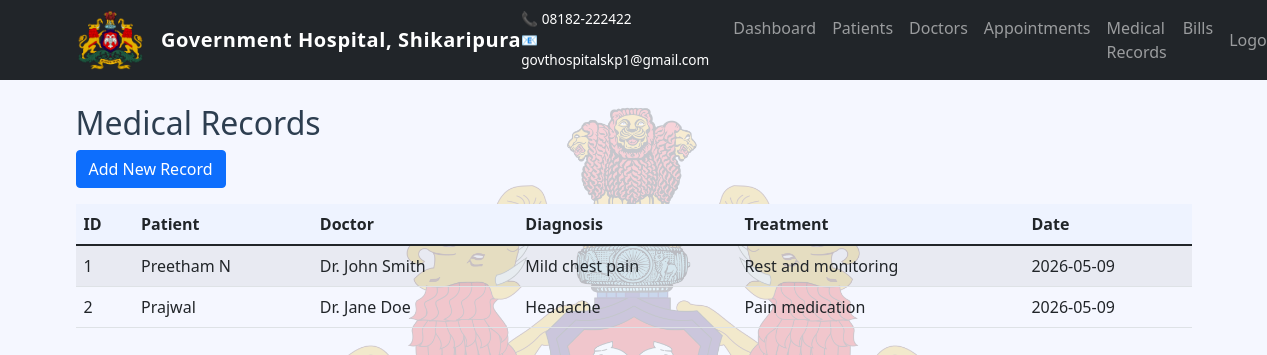
Page /medical_records (signed in) on the earlier database version.
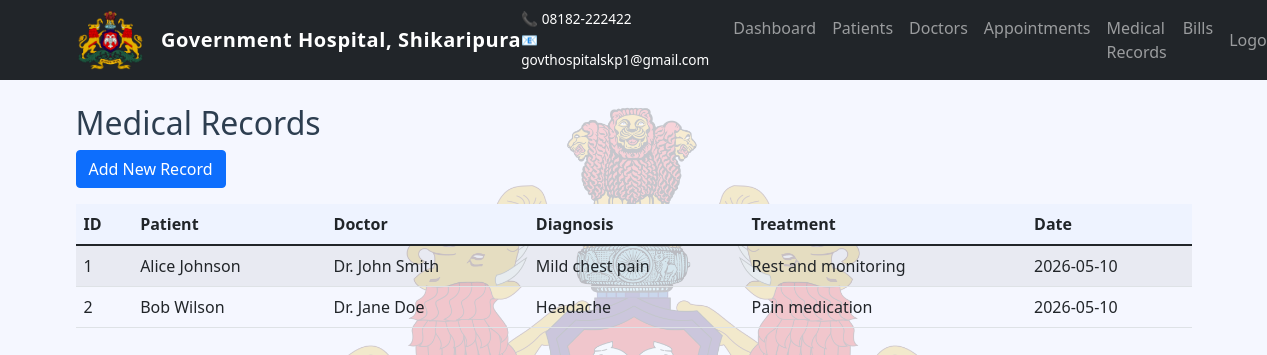
Same page on the later database version.
### app.py (models this page shows)
class MedicalRecord(db.Model):
    id = db.Column(db.Integer, primary_key=True)
    patient_id = db.Column(db.Integer, db.ForeignKey('patient.id'), nullable=False)
    doctor_id = db.Column(db.Integer, db.ForeignKey('doctor.id'), nullable=False)
    diagnosis = db.Column(db.Text, nullable=False)
    treatment = db.Column(db.Text, nullable=False)
    date = db.Column(db.DateTime, default=datetime.utcnow)
    patient = db.relationship('Patient', backref='medical_records')
    doctor = db.relationship('Doctor', backref='medical_records')

class Patient(db.Model):
    id = db.Column(db.Integer, primary_key=True)
    name = db.Column(db.String(150), nullable=False)
    age = db.Column(db.Integer, nullable=False)
    gender = db.Column(db.String(10), nullable=False)
    phone = db.Column(db.String(20), nullable=False)
    email = db.Column(db.String(150), unique=True, nullable=False)
    address = db.Column(db.Text, nullable=False)
    medical_history = db.Column(db.Text)

class Doctor(db.Model):
    id = db.Column(db.Integer, primary_key=True)
    name = db.Column(db.String(150), nullable=False)
    specialization = db.Column(db.String(100), nullable=False)
    phone = db.Column(db.String(20), nullable=False)
    email = db.Column(db.String(150), unique=True, nullable=False)
    availability = db.Column(db.String(200))
    face_encoding = db.Column(db.PickleType)  # Store face encoding as pickle

### app.py (the view)
@app.route('/medical_records')
@login_required
def medical_records():
    records = MedicalRecord.query.all()
    return render_template('medical_records.html', records=records)

### app.py (called while the page is built)
@login_manager.user_loader
def load_user(user_id):
    return User.query.get(int(user_id))

### templates/medical_records.html (shortened to what this page needs)
{% extends "base.html" %}
{% block content %}
<h2>Medical Records</h2>
<a href="{{ url_for('add_medical_record') }}" class="btn btn-primary mb-3">Add New Record</a>
<table class="table table-striped">
    <thead>
        <tr>
            <th>ID</th>
            <th>Patient</th>
            <th>Doctor</th>
            <th>Diagnosis</th>
            <th>Treatment</th>
            <th>Date</th>
        </tr>
    </thead>
    <tbody>
        {% for record in records %}
        <tr>
            <td>{{ record.id }}</td>
            <td>{{ record.patient.name }}</td>
            <td>{{ record.doctor.name }}</td>
            <td>{{ record.diagnosis }}</td>
            <td>{{ record.treatment }}</td>
            <td>{{ record.date.strftime('%Y-%m-%d') }}</td>
        </tr>
        {% endfor %}
    </tbody>
</table>
{% endblock %}

Differences in the rows shown:
changed MedicalRecord "Mild chest pain": patient.name "Preetham N" → "Alice Johnson"; date "2026-05-09" → "2026-05-10"
changed MedicalRecord "Headache": patient.name "Prajwal" → "Bob Wilson"; date "2026-05-09" → "2026-05-10"
